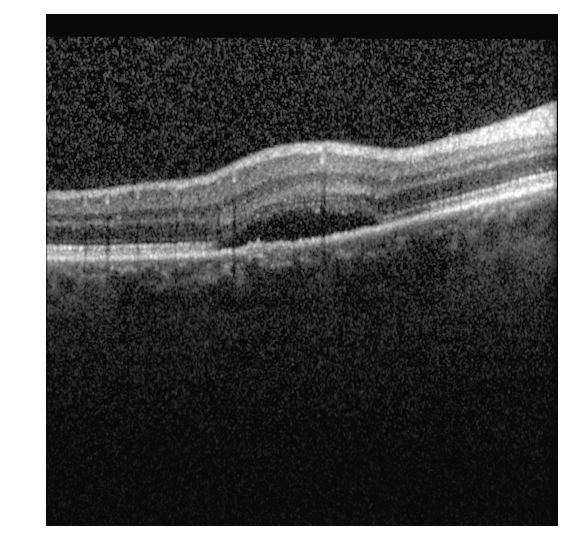
#> input picture Train-Data/SRF/input_1492_1.png, 569 x 560 px; its folder holds 4 pictures in this run
$ python crop_images.py
#> lines starting #> are read from the running program, lines starting #| are printed output that depends on the picture; after the words box and inside, x2 and y2 are one past the last pixel; in counts of white or black regions, pixels touching at a corner belong together; pictures that were not available may be replaced by others from this repository, and a replacement may not be noted
### utils.py
#!/usr/bin/env python3
# -*- coding: utf-8 -*-
"""
Functions to crop image and retain only the retinal structures.
"""
import numpy as np
from skimage import filters, color, exposure
import os
import matplotlib.pyplot as plt
from skimage.restoration import denoise_bilateral, denoise_nl_means, estimate_sigma


def create_mask(img, sigma=2):
    """
    creates a binary mask of the OCT image

    input: image
    output: mask of the image
    """
#> called with sigma = 2
    blur = filters.gaussian(img, sigma)
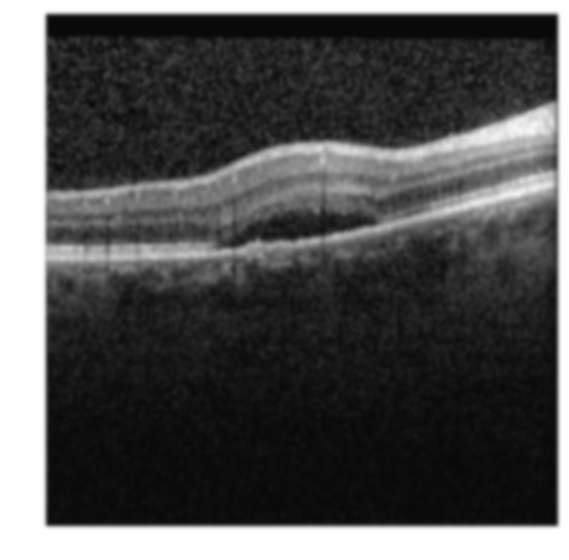
#> blur: shape (560, 569) float32; min 0.0353, max 1, mean 0.324
    threshold = filters.threshold_otsu(blur)
#> threshold = 0.516
    mask = blur > threshold
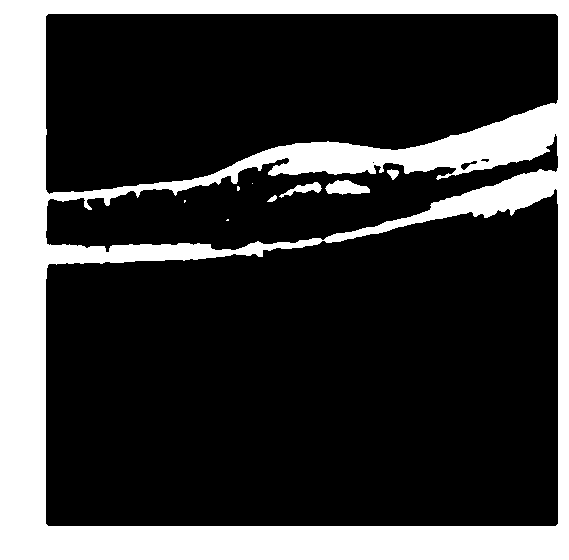
#> mask: shape (560, 569) bool; 24.1% white; 9 white regions (4 under 20 px), largest, box (x1, y1, x2, y2) and area: (0, 0, 569, 560) 76072, (325, 180, 370, 195) 449, (279, 182, 322, 198) 253, (387, 169, 399, 180) 80, (267, 195, 277, 202) 39

    return mask


def remove_border(img, mask):
    """
    removes the white border from the original image and the mask

    input: original image and its mask
    output: image and mask without the white border
    """
    border = np.where(mask == 0)
#> border = 241723 positions, rows 14 to 525, columns 46 to 557
    top, down = (min(border[0]), max(border[0]))
#> top = 14; down = 525
    left, right = (min(border[1]), max(border[1]))
#> left = 46; right = 557

    img_no_border = img[top:down, left:right]
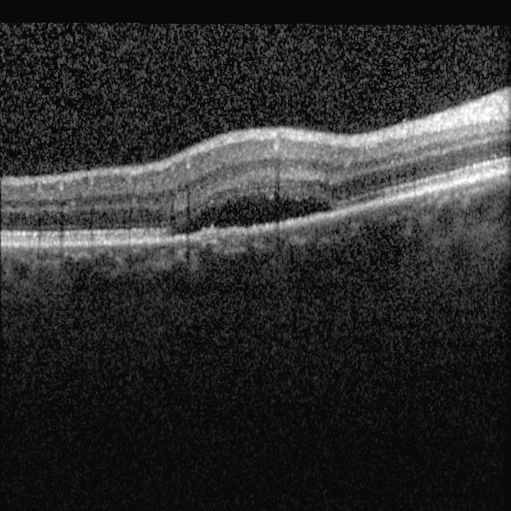
#> img_no_border: shape (511, 511) float32; min 0, max 1, mean 0.179
    mask_no_border = mask[top:down, left:right]
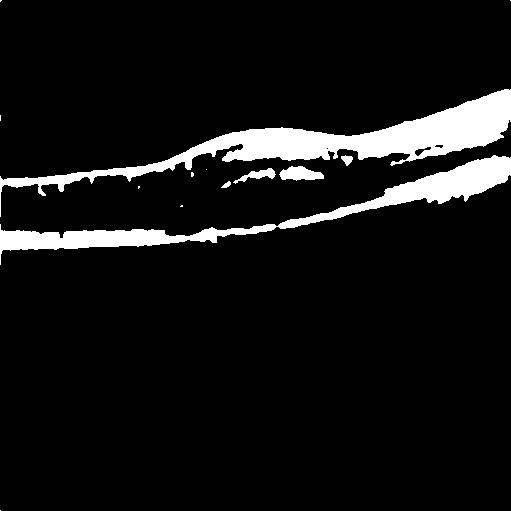
#> mask_no_border: shape (511, 511) bool; 7.8% white; 14 white regions (8 under 20 px), largest, box (x1, y1, x2, y2) and area: (0, 89, 511, 217) 11593, (0, 155, 511, 265) 7873, (279, 166, 324, 181) 449, (233, 168, 276, 184) 253, (341, 155, 353, 166) 80, (221, 181, 231, 188) 39

    return img_no_border, mask_no_border


# [79 lines left out: functions crop, crop_images, histogram_equalization, bilateral_denoising, nlm_denoising, not called in this run]

### crop_images.py
#!/usr/bin/env python3
# -*- coding: utf-8 -*-
"""
Crop the images and retain only the retinal structures.
"""
import os
from skimage import color
import matplotlib.pyplot as plt
import utils as utls

path_train_srf = '/Users/Michele/PycharmProjects/ISIP_OCT/Train-Data/SRF/'
path_train_noSrf = '/Users/Michele/PycharmProjects/ISIP_OCT/Train-Data/NoSRF/'

images_srf = [os.path.basename(file) for file in os.listdir(path_train_srf)]
images_noSrf = [os.path.basename(file) for file in os.listdir(path_train_noSrf)]

cropped_srf = []
cropped_noSrf = []

for file in images_srf:
    os.chdir(path_train_srf)
    img = color.rgb2gray(plt.imread(file))

    mask = utls.create_mask(img)
    img_no_border, mask_no_border = utls.remove_border(img, mask)
#> (the run stopped early here; a loop or call above may not have finished)
